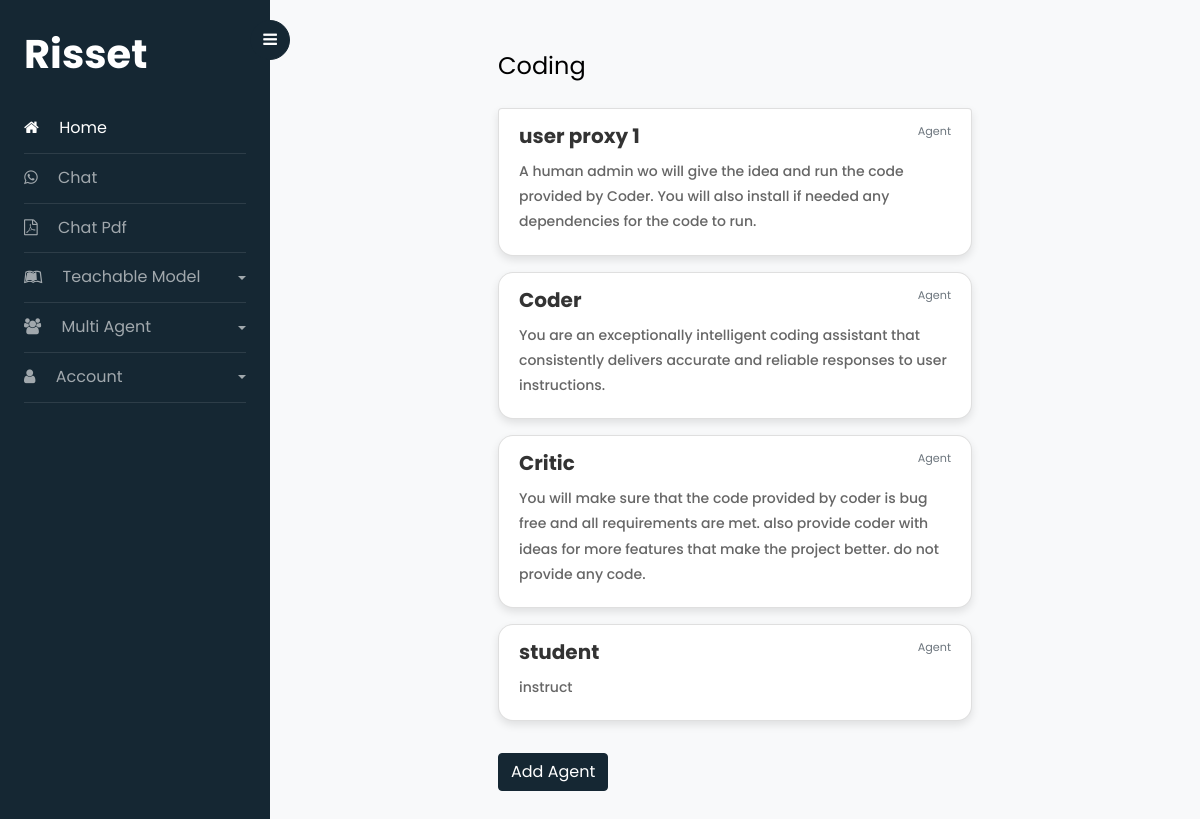
Page /chat/agent/coding/ (signed in) on the earlier database version.
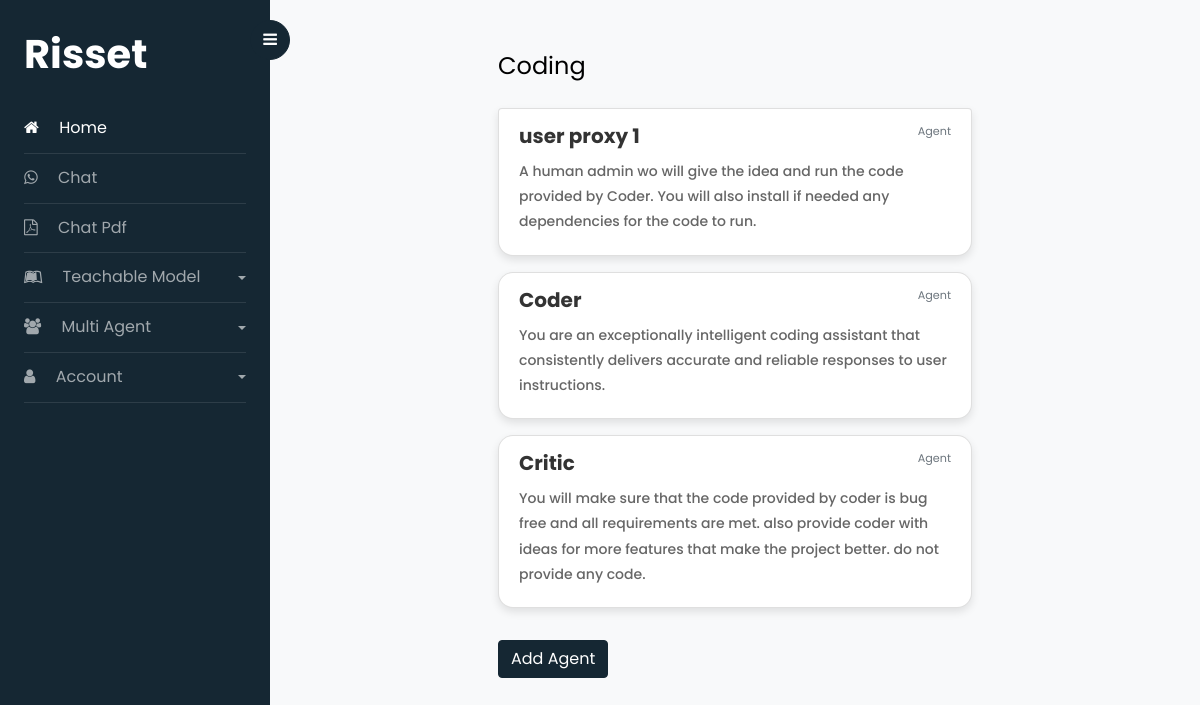
Same page on the later database version.
### chat/models.py (models this page shows, shortened)
class Agent(models.Model):
    user = models.ForeignKey(User, on_delete=models.CASCADE, related_name='agents')
    name = models.CharField(max_length=255)
    instruction = models.TextField(blank=True, null=True)
    slug = models.SlugField(max_length=255, unique=True, blank=True, null=True)
    group_chat = models.ForeignKey(GroupChat, on_delete=models.CASCADE, related_name='agents')
    created_at = models.DateTimeField(auto_now_add=True)
    updated_at = models.DateTimeField(auto_now=True)
    is_active = models.BooleanField(default=True)

### chat/views.py (the view)
# urls.py: path("agent/<str:slug>/", AgentView.as_view(), name="agent"),
class AgentView(LoginRequiredMixin, View):
    def get(self, request, *args, **kwargs):
        group_chats = request.user.group_chats.get(slug=kwargs.get('slug'))
        agents = group_chats.agents.all()
        return render(request, "pages/agents.html", {'agents': agents, 'group_chat': group_chats})

### templates/pages/agents.html (shortened to what this page needs)
{% extends "pages/base.html" %}
{% load static %}
{% block content %}
    <div id="content" class="p-4 p-md-5 pt-5">
        <div class="row align-content-center">
            <div class="col-lg-7 mx-auto align-content-center">
                <h4 class="mb-4">{{ group_chat.name }}</h4>
                {% if group_chat.agents.count > 0 %}
                <div class="list-group">
                    {% for agent in group_chat.agents.all %}
                    <a href="#!" class="card list-group-item list-group-item-action flex-column align-items-start mb-3" onclick="showPopup('{{ agent.name }}', '#agentModal{{ agent.slug }}')">
                        <div class="d-flex w-100 justify-content-between">
                          <h5 class="mb-2 h5 card-title">{{ agent.name }}</h5>
                          <small class="text-muted">Agent</small>
                        </div>
                        <p class="mb-2 card-text">{{ agent.instruction }}</p>
                    </a>
                    {% endfor %}
                </div>
                {% else %}
                <div class="alert alert-info" role="alert">
                    No agents yet.
                </div>
                {% endif %}
                <button id="addAgentBtn" class="btn btn-primary mt-3">Add Agent</button>
            </div>
        </div>
    </div>
{% endblock %}

Differences in the rows shown:
removed Agent: name "student", instruction "instruct"
